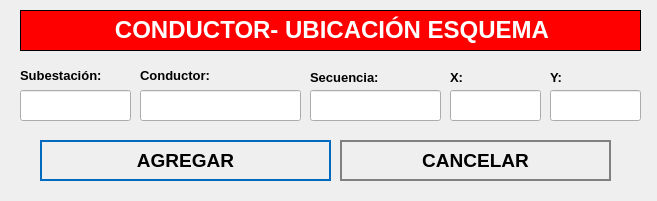
<?xml version="1.0" encoding="UTF-8"?>
<ui version="4.0">
 <class>NewBook</class>
 <widget class="QWidget" name="NewBook">
  <property name="geometry">
   <rect>
    <x>0</x>
    <y>0</y>
    <width>657</width>
    <height>201</height>
   </rect>
  </property>
  <property name="windowTitle">
   <string>Nuevo Registro</string>
  </property>
  <property name="styleSheet">
   <string notr="true">QPushButton
{	
	height: 2em;
 	border-style: solid;
	border-width: 2px;
 	border-color: grey;
	font-weight: bold;
}

QPushButton:hover
{
   	background-color:grey;
	color:white;
}</string>
  </property>
  <widget class="QLabel" name="label">
   <property name="geometry">
    <rect>
     <x>20</x>
     <y>10</y>
     <width>621</width>
     <height>41</height>
    </rect>
   </property>
   <property name="font">
    <font>
     <underline>false</underline>
    </font>
   </property>
   <property name="autoFillBackground">
    <bool>false</bool>
   </property>
   <property name="styleSheet">
    <string notr="true">background-color: red;</string>
   </property>
   <property name="frameShape">
    <enum>QFrame::Box</enum>
   </property>
   <property name="text">
    <string>&lt;html&gt;&lt;head/&gt;&lt;body&gt;&lt;p align=&quot;center&quot;&gt;&lt;span style=&quot; font-size:18pt; font-weight:600; color:#ffffff;&quot;&gt;CONDUCTOR- UBICACIÓN ESQUEMA&lt;/span&gt;&lt;/p&gt;&lt;/body&gt;&lt;/html&gt;</string>
   </property>
  </widget>
  <widget class="QLabel" name="label_area_2">
   <property name="geometry">
    <rect>
     <x>140</x>
     <y>65</y>
     <width>171</width>
     <height>21</height>
    </rect>
   </property>
   <property name="text">
    <string>&lt;html&gt;&lt;head/&gt;&lt;body&gt;&lt;p&gt;&lt;span style=&quot; font-size:10pt; font-weight:600;&quot;&gt;Conductor:&lt;/span&gt;&lt;/p&gt;&lt;/body&gt;&lt;/html&gt;</string>
   </property>
  </widget>
  <widget class="QPushButton" name="cancelButton">
   <property name="geometry">
    <rect>
     <x>340</x>
     <y>140</y>
     <width>271</width>
     <height>41</height>
    </rect>
   </property>
   <property name="font">
    <font>
     <pointsize>14</pointsize>
     <weight>75</weight>
     <bold>true</bold>
    </font>
   </property>
   <property name="cursor">
    <cursorShape>PointingHandCursor</cursorShape>
   </property>
   <property name="styleSheet">
    <string notr="true">QPushButton
{	
	height: 2em;
 	border-style: solid;
	border-width: 2px;
 	border-color: grey;
	font-weight: bold;
}

QPushButton:hover
{
   	background-color:grey;
	color:white;
}</string>
   </property>
   <property name="text">
    <string>CANCELAR</string>
   </property>
   <property name="icon">
    <iconset>
     <normaloff>../assets/icons/cancel-icon.png</normaloff>../assets/icons/cancel-icon.png</iconset>
   </property>
   <property name="iconSize">
    <size>
     <width>30</width>
     <height>30</height>
    </size>
   </property>
   <property name="autoDefault">
    <bool>true</bool>
   </property>
   <property name="default">
    <bool>true</bool>
   </property>
   <property name="flat">
    <bool>true</bool>
   </property>
  </widget>
  <widget class="QLineEdit" name="inputBarra">
   <property name="geometry">
    <rect>
     <x>140</x>
     <y>90</y>
     <width>161</width>
     <height>31</height>
    </rect>
   </property>
   <property name="font">
    <font>
     <pointsize>12</pointsize>
    </font>
   </property>
  </widget>
  <widget class="QLabel" name="label_autoriza">
   <property name="geometry">
    <rect>
     <x>20</x>
     <y>65</y>
     <width>101</width>
     <height>21</height>
    </rect>
   </property>
   <property name="text">
    <string>&lt;html&gt;&lt;head/&gt;&lt;body&gt;&lt;p&gt;&lt;span style=&quot; font-size:10pt; font-weight:600;&quot;&gt;Subestación:&lt;/span&gt;&lt;/p&gt;&lt;/body&gt;&lt;/html&gt;</string>
   </property>
  </widget>
  <widget class="QLineEdit" name="inputCodigo">
   <property name="geometry">
    <rect>
     <x>20</x>
     <y>90</y>
     <width>111</width>
     <height>31</height>
    </rect>
   </property>
   <property name="font">
    <font>
     <pointsize>12</pointsize>
    </font>
   </property>
  </widget>
  <widget class="QLabel" name="label_horaSalida_3">
   <property name="geometry">
    <rect>
     <x>550</x>
     <y>65</y>
     <width>81</width>
     <height>25</height>
    </rect>
   </property>
   <property name="text">
    <string>&lt;html&gt;&lt;head/&gt;&lt;body&gt;&lt;p&gt;&lt;span style=&quot; font-size:10pt; font-weight:600;&quot;&gt;Y:&lt;/span&gt;&lt;/p&gt;&lt;/body&gt;&lt;/html&gt;</string>
   </property>
  </widget>
  <widget class="QLineEdit" name="inputY">
   <property name="geometry">
    <rect>
     <x>550</x>
     <y>90</y>
     <width>91</width>
     <height>31</height>
    </rect>
   </property>
   <property name="font">
    <font>
     <pointsize>12</pointsize>
    </font>
   </property>
   <property name="maxLength">
    <number>14</number>
   </property>
  </widget>
  <widget class="QLabel" name="label_motivoVisita_3">
   <property name="geometry">
    <rect>
     <x>310</x>
     <y>65</y>
     <width>101</width>
     <height>25</height>
    </rect>
   </property>
   <property name="text">
    <string>&lt;html&gt;&lt;head/&gt;&lt;body&gt;&lt;p&gt;&lt;span style=&quot; font-size:10pt; font-weight:600;&quot;&gt;Secuencia:&lt;/span&gt;&lt;/p&gt;&lt;/body&gt;&lt;/html&gt;</string>
   </property>
  </widget>
  <widget class="QLabel" name="label_horaIngreso_3">
   <property name="geometry">
    <rect>
     <x>450</x>
     <y>65</y>
     <width>71</width>
     <height>25</height>
    </rect>
   </property>
   <property name="text">
    <string>&lt;html&gt;&lt;head/&gt;&lt;body&gt;&lt;p&gt;&lt;span style=&quot; font-size:10pt; font-weight:600;&quot;&gt;X:&lt;/span&gt;&lt;/p&gt;&lt;/body&gt;&lt;/html&gt;</string>
   </property>
  </widget>
  <widget class="QLineEdit" name="inputX">
   <property name="geometry">
    <rect>
     <x>450</x>
     <y>90</y>
     <width>91</width>
     <height>31</height>
    </rect>
   </property>
   <property name="font">
    <font>
     <pointsize>12</pointsize>
    </font>
   </property>
   <property name="maxLength">
    <number>14</number>
   </property>
  </widget>
  <widget class="QLineEdit" name="inputSecuencia">
   <property name="geometry">
    <rect>
     <x>310</x>
     <y>90</y>
     <width>131</width>
     <height>31</height>
    </rect>
   </property>
   <property name="font">
    <font>
     <pointsize>12</pointsize>
    </font>
   </property>
  </widget>
  <widget class="QPushButton" name="addButton">
   <property name="geometry">
    <rect>
     <x>40</x>
     <y>140</y>
     <width>291</width>
     <height>41</height>
    </rect>
   </property>
   <property name="font">
    <font>
     <pointsize>14</pointsize>
     <weight>75</weight>
     <bold>true</bold>
    </font>
   </property>
   <property name="cursor">
    <cursorShape>PointingHandCursor</cursorShape>
   </property>
   <property name="styleSheet">
    <string notr="true">QPushButton
{	
	height: 2em;
 	border-style: solid;
	border-width: 2px;
 	border-color: #0069c0;
	font-weight: bold;
}

QPushButton:hover
{
   	background-color:#0069c0;
	color:white;
}</string>
   </property>
   <property name="text">
    <string>AGREGAR</string>
   </property>
   <property name="icon">
    <iconset>
     <normaloff>../assets/icons/add-icon.png</normaloff>../assets/icons/add-icon.png</iconset>
   </property>
   <property name="iconSize">
    <size>
     <width>30</width>
     <height>30</height>
    </size>
   </property>
   <property name="autoDefault">
    <bool>true</bool>
   </property>
   <property name="default">
    <bool>true</bool>
   </property>
   <property name="flat">
    <bool>true</bool>
   </property>
  </widget>
 </widget>
 <resources/>
 <connections/>
</ui>
